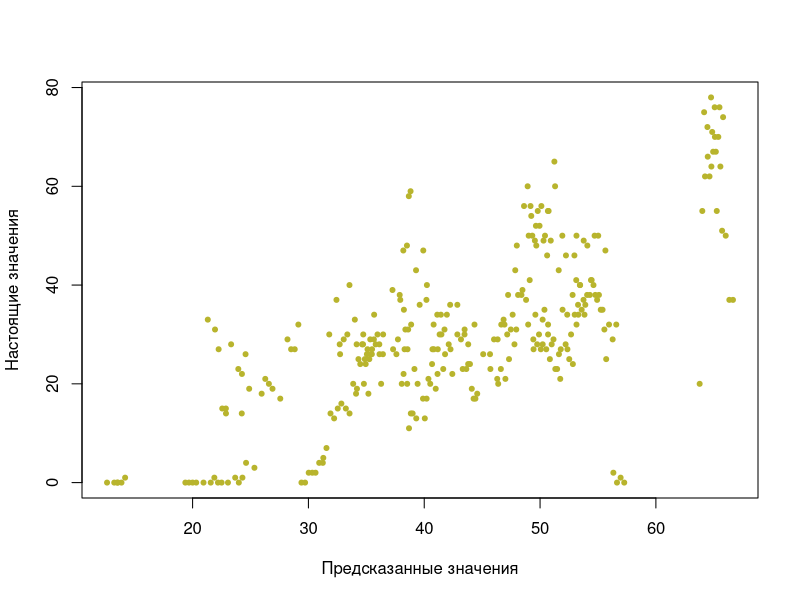
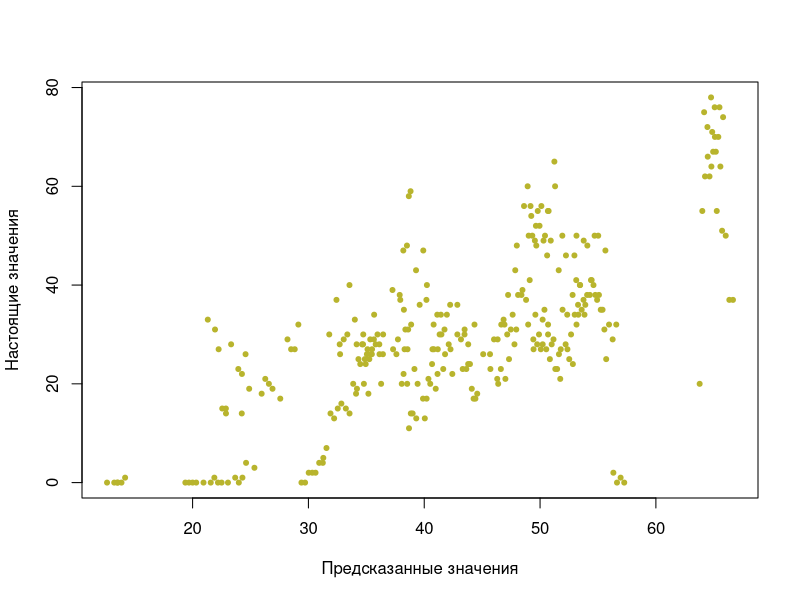

These figures' R source, in order:
options(scipen=5)
gym.data <- read.table("data_gym.csv",
                       header = TRUE,
                       sep = ",")
gym.data[, 2] <- mapply(function(timestamp) timestamp / 3600, gym.data[, 2])
# требуемые нам атрибуты:
# timestamp (2) — кол-во секунд, прошедших с момента начала суток
# is_weekend (4) — день недели
# apparent_temperature (6) — ощущаемая температура воздуха, в фаренгейтах
# is_start_of_semester (8) — 1 - начало семестра, 0 - нет
# number_people (1) — количество людей в зале
cor(gym.data)
cor(gym.data[, 1], gym.data[, c(2, 4, 6, 8)])
indices.train <- c(2375:7643, 9840:18466, 20071:26066)
indices.test <- c(1:2374, 7644:9839, 18467:20070)
length(indices.test) + length(indices.train)
gym.data.train <- gym.data[indices.train,]
gym.data.test <- gym.data[indices.test,]

# СПОСОБ 2
crowd.mul.regression <- lm(number_people ~ timestamp +
                             is_weekend +
                             apparent_temperature +
                             is_start_of_semester,
                           gym.data.train)
summary(crowd.mul.regression)
crowd.predict <- predict(crowd.mul.regression, gym.data.test)
crowd.true <- gym.data.test[,1]
plot(crowd.predict[70:370], crowd.true[70:370], col="#B8B42D", type="p",
     pch=20,
     xlab="Предсказанные значения",
     ylab="Настоящие значения")

# СПОСОБ 1
f <- 4
matrix.gym <- matrix(nrow = 0, ncol = f + 1)
temp <- read.table("data_gym.csv",
                         header = TRUE,
                         sep = ",")
temp[, 2] <- mapply(function(timestamp) timestamp / 3600, temp[, 2])
matrix.gym <- temp[, c(1, 2, 4, 6, 8)]
n <- length(matrix.gym[,1])
# первый столбец отвечает за переменную отклика, возьмем только факторные переменные
X.gym <- matrix.gym[, 2:(f + 1)]
Y.gym <- matrix.gym[, 1]
X1.gym <- matrix(nrow = n, ncol = f + 1)
for (k in 1:(f + 1)) {
  print(k)
  if (k == 1) {
    X1.gym[, k] <- runif(n, 1:1)
  }
  else {
    X1.gym[, k] <- X.gym[, k - 1]
  }
}
X1.gym.train <- X1.gym[indices.train,]
T <- t(X1.gym.train) %*% X1.gym.train 
library(MASS)
T.inverse <- ginv(T)
th <- (T.inverse%*%t(X1.gym.train)%*%Y.gym[indices.train])[, 1]
prognosis <- th%*%t(X1.gym[indices.test,])
plot(prognosis[70:370], Y.gym[indices.test][70:370], col="#B8B42D", type="p",
     pch=20,
     xlab="Предсказанные значения",
     ylab="Настоящие значения")